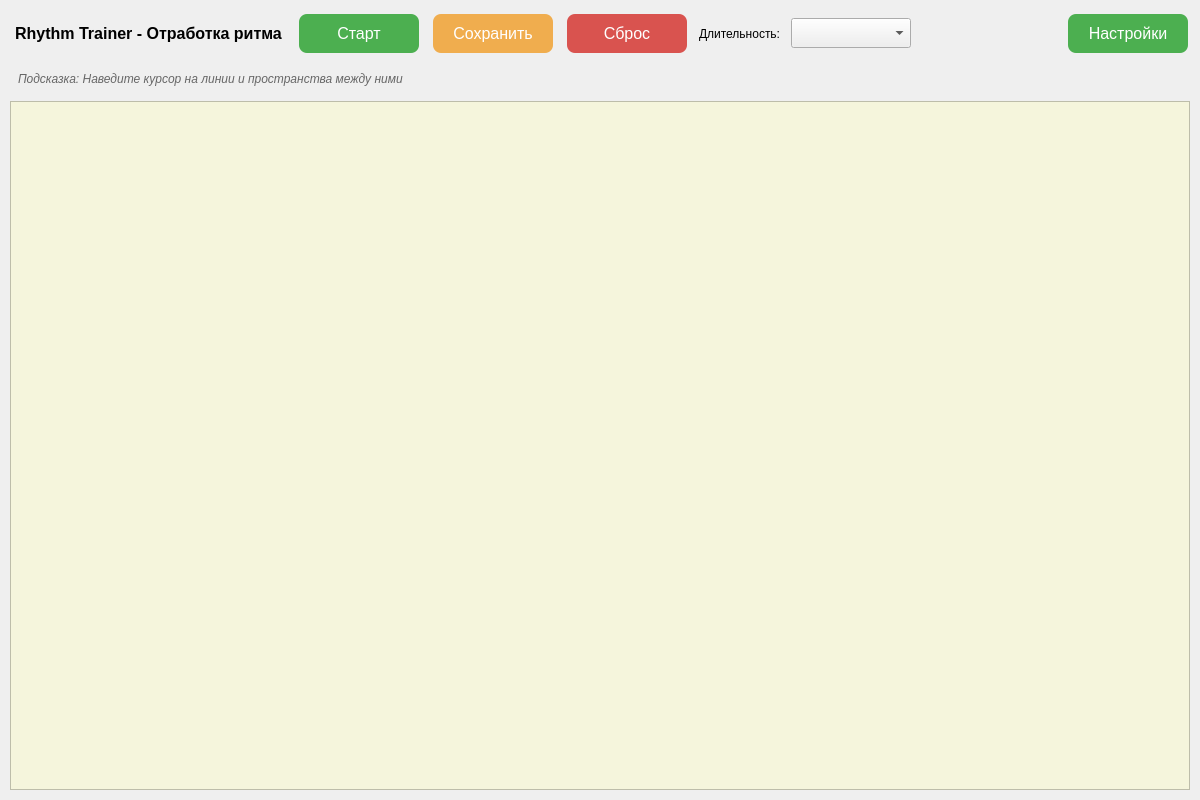
<?xml version="1.0" encoding="UTF-8"?>
<ui version="4.0">
 <class>MainWindow</class>
 <widget class="QWidget" name="MainWindow">
  <property name="geometry">
   <rect>
    <x>0</x>
    <y>0</y>
    <width>1200</width>
    <height>800</height>
   </rect>
  </property>
  <property name="windowTitle">
   <string>Rhythm Trainer</string>
  </property>
  <property name="windowIcon">
   <iconset>
    <normaloff>.</normaloff>.</iconset>
  </property>
  <layout class="QVBoxLayout" name="verticalLayout">
   <property name="spacing">
    <number>10</number>
   </property>
   <property name="leftMargin">
    <number>10</number>
   </property>
   <property name="topMargin">
    <number>10</number>
   </property>
   <property name="rightMargin">
    <number>10</number>
   </property>
   <property name="bottomMargin">
    <number>10</number>
   </property>
   <item>
    <layout class="QHBoxLayout" name="horizontalLayout">
     <property name="leftMargin">
      <number>0</number>
     </property>
     <property name="topMargin">
      <number>0</number>
     </property>
     <property name="rightMargin">
      <number>0</number>
     </property>
     <property name="bottomMargin">
      <number>0</number>
     </property>
     <item>
      <widget class="QLabel" name="title_label">
       <property name="styleSheet">
        <string notr="true">font-size: 16px; font-weight: bold; padding: 5px;</string>
       </property>
       <property name="text">
        <string>Rhythm Trainer - Отработка ритма</string>
       </property>
       <property name="alignment">
        <set>Qt::AlignmentFlag::AlignCenter</set>
       </property>
      </widget>
     </item>
     <item>
      <widget class="QPushButton" name="start_button">
       <property name="styleSheet">
        <string notr="true">QPushButton {
 background-color: #4CAF50;
 color: white;
 border: none;
 padding: 10px 20px;
 text-align: center;
 font-size: 16px;
 margin: 4px 2px;
 border-radius: 8px;
 min-width: 80px;
}
QPushButton:hover {
 background-color: #45a049;
}
QPushButton:pressed {
 background-color: #3e8e41;
}</string>
       </property>
       <property name="text">
        <string>Старт</string>
       </property>
      </widget>
     </item>
     <item>
      <widget class="QPushButton" name="save_button">
       <property name="styleSheet">
        <string notr="true">QPushButton {
 background-color: #f0ad4e;
 color: white;
 border: none;
 padding: 10px 20px;
 text-align: center;
 font-size: 16px;
 margin: 4px 2px;
 border-radius: 8px;
 min-width: 80px;
}
QPushButton:hover {
 background-color: #ec971f;
}
QPushButton:pressed {
 background-color: #d58512;
}</string>
       </property>
       <property name="text">
        <string>Сохранить</string>
       </property>
      </widget>
     </item>
     <item>
      <widget class="QPushButton" name="reset_button">
       <property name="styleSheet">
        <string notr="true">QPushButton {
 background-color: #d9534f;
 color: white;
 border: none;
 padding: 10px 20px;
 text-align: center;
 font-size: 16px;
 margin: 4px 2px;
 border-radius: 8px;
 min-width: 80px;
}
QPushButton:hover {
 background-color: #c9302c;
}
QPushButton:pressed {
 background-color: #ac2925;
}</string>
       </property>
       <property name="text">
        <string>Сброс</string>
       </property>
      </widget>
     </item>
     <item>
      <widget class="QLabel" name="label_time_signature">
       <property name="text">
        <string>Длительность:</string>
       </property>
      </widget>
     </item>
     <item>
      <widget class="QComboBox" name="duration_combo">
       <property name="minimumSize">
        <size>
         <width>120</width>
         <height>30</height>
        </size>
       </property>
       <property name="toolTip">
        <string>Выберите длительность ноты</string>
       </property>
       <property name="editable">
        <bool>false</bool>
       </property>
      </widget>
     </item>
     <item>
      <spacer name="horizontalSpacer">
       <property name="orientation">
        <enum>Qt::Orientation::Horizontal</enum>
       </property>
       <property name="sizeHint" stdset="0">
        <size>
         <width>40</width>
         <height>20</height>
        </size>
       </property>
      </spacer>
     </item>
     <item>
      <widget class="QPushButton" name="settings_button">
       <property name="styleSheet">
        <string notr="true">QPushButton {
 background-color: #4CAF50;
 color: white;
 border: none;
 padding: 10px 20px;
 text-align: center;
 font-size: 16px;
 margin: 4px 2px;
 border-radius: 8px;
 min-width: 80px;
}
QPushButton:hover {
 background-color: #45a049;
}
QPushButton:pressed {
 background-color: #3e8e41;
}</string>
       </property>
       <property name="text">
        <string>Настройки</string>
       </property>
      </widget>
     </item>
    </layout>
   </item>
   <item>
    <widget class="QLabel" name="info_label">
     <property name="styleSheet">
      <string notr="true">color: #666; font-style: italic; padding: 5px;</string>
     </property>
     <property name="text">
      <string>Подсказка: Наведите курсор на линии и пространства между ними</string>
     </property>
    </widget>
   </item>
   <item>
    <widget class="ScalableGraphicsView" name="graphicsView">
     <property name="minimumSize">
      <size>
       <width>0</width>
       <height>400</height>
      </size>
     </property>
     <property name="styleSheet">
      <string notr="true">background-color: #f5f5dc;</string>
     </property>
    </widget>
   </item>
  </layout>
 </widget>
 <customwidgets>
  <customwidget>
   <class>ScalableGraphicsView</class>
   <extends>QGraphicsView</extends>
   <header>helpful.h</header>
  </customwidget>
 </customwidgets>
 <resources/>
 <connections/>
</ui>
